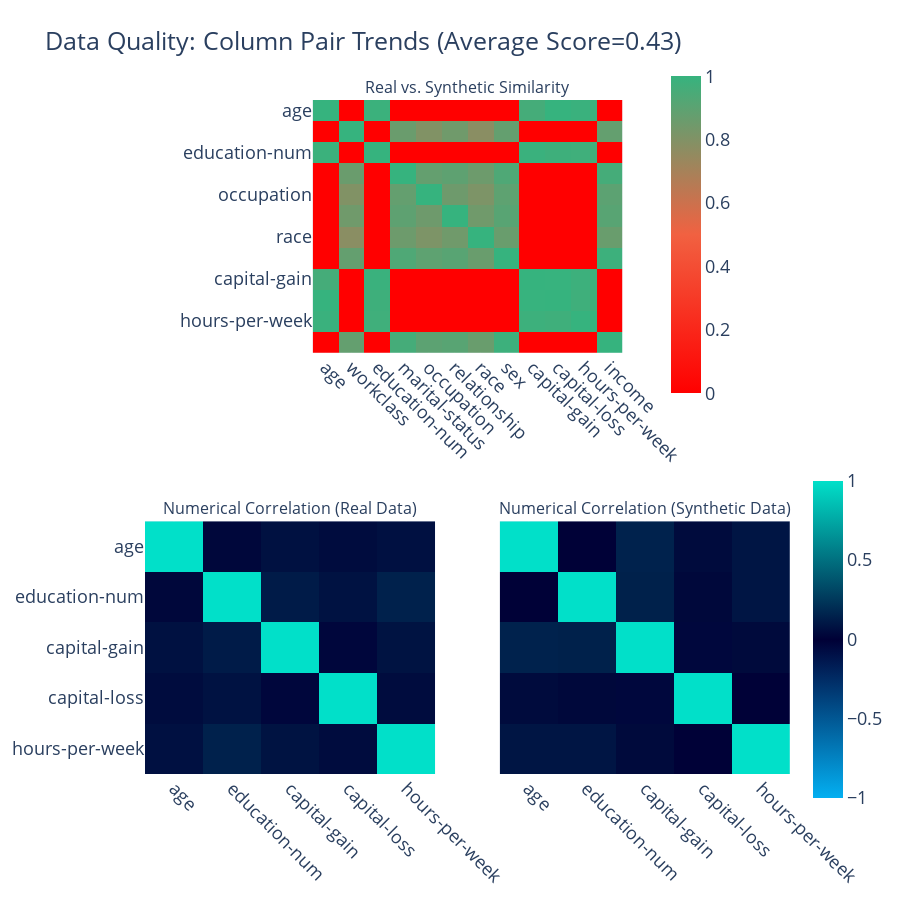

Here is the notebook cell this chart was saved with:
### Code cell
quality_report.get_visualization(property_name='Column Pair Trends').show(renderer='vscode')

### Figure 1 — Plotly figure (JSON) as saved in the notebook; plotly's stock layout.template omitted (floating-point values rounded to 4 significant figures; data arrays with more than 128 entries replaced by an {"elided": "..."} marker saying what was removed)
{"data": [{"coloraxis": "coloraxis", "hovertemplate": "<b>Column Pair</b><br>(%{x},%{y})<br><br>Similarity: %{z}<extra></extra>", "type": "heatmap", "x": ["age", "workclass", "education-num", "marital-status", "occupation", "relationship", "race", "sex", "capital-gain", "capital-loss", "hours-per-week", "income"], "xaxis": "x", "y": ["age", "workclass", "education-num", "marital-status", "occupation", "relationship", "race", "sex", "capital-gain", "capital-loss", "hours-per-week", "income"], "yaxis": "y", "z": {"elided": "12x12 float values"}}, {"coloraxis": "coloraxis2", "customdata": [[1, 0.004, 0.154, 0.05, 0.095], [0.004, 1, 0.146, 0.037, 0.094], [0.154, 0.146, 1, -0.039, 0.043], [0.05, 0.037, -0.039, 1, 0.004], [0.095, 0.094, 0.043, 0.004, 1]], "hovertemplate": "<b>Correlation</b><br>(%{x},%{y})<br><br>Synthetic: %{z}<br>(vs. Real: %{customdata})<extra></extra>", "type": "heatmap", "x": ["age", "education-num", "capital-gain", "capital-loss", "hours-per-week"], "xaxis": "x2", "y": ["age", "education-num", "capital-gain", "capital-loss", "hours-per-week"], "yaxis": "y2", "z": [[1, 0.032, 0.074, 0.053, 0.072], [0.032, 1, 0.122, 0.081, 0.147], [0.074, 0.122, 1, -0.032, 0.083], [0.053, 0.081, -0.032, 1, 0.052], [0.072, 0.147, 0.083, 0.052, 1]]}, {"coloraxis": "coloraxis2", "customdata": [[1, 0.032, 0.074, 0.053, 0.072], [0.032, 1, 0.122, 0.081, 0.147], [0.074, 0.122, 1, -0.032, 0.083], [0.053, 0.081, -0.032, 1, 0.052], [0.072, 0.147, 0.083, 0.052, 1]], "hovertemplate": "<b>Correlation</b><br>(%{x},%{y})<br><br>Synthetic: %{z}<br>(vs. Real: %{customdata})<extra></extra>", "type": "heatmap", "x": ["age", "education-num", "capital-gain", "capital-loss", "hours-per-week"], "xaxis": "x3", "y": ["age", "education-num", "capital-gain", "capital-loss", "hours-per-week"], "yaxis": "y3", "z": [[1, 0.004, 0.154, 0.05, 0.095], [0.004, 1, 0.146, 0.037, 0.094], [0.154, 0.146, 1, -0.039, 0.043], [0.05, 0.037, -0.039, 1, 0.004], [0.095, 0.094, 0.043, 0.004, 1]]}], "layout": {"annotations": [{"font": {"size": 16}, "showarrow": false, "text": "Real vs. Synthetic Similarity", "x": 0.5, "xanchor": "center", "xref": "paper", "y": 1, "yanchor": "bottom", "yref": "paper"}, {"font": {"size": 16}, "showarrow": false, "text": "Numerical Correlation (Real Data)", "x": 0.225, "xanchor": "center", "xref": "paper", "y": 0.375, "yanchor": "bottom", "yref": "paper"}, {"font": {"size": 16}, "showarrow": false, "text": "Numerical Correlation (Synthetic Data)", "x": 0.775, "xanchor": "center", "xref": "paper", "y": 0.375, "yanchor": "bottom", "yref": "paper"}], "coloraxis": {"cmax": 1, "cmin": 0, "colorbar": {"len": 0.5, "x": 0.8, "y": 0.8}, "colorscale": [[0, "#FF0000"], [0.5, "#F16141"], [1, "#36B37E"]]}, "coloraxis2": {"cmax": 1, "cmin": -1, "colorbar": {"len": 0.5, "y": 0.2}, "colorscale": [[0, "#03AFF1"], [0.5, "#000036"], [1, "#01E0C9"]]}, "font": {"size": 18}, "height": 900, "title": {"text": "Data Quality: Column Pair Trends (Average Score=0.43)"}, "width": 900, "xaxis": {"anchor": "y", "domain": [0.26, 0.74], "tickangle": 45}, "xaxis2": {"anchor": "y2", "domain": [0, 0.45], "tickangle": 45}, "xaxis3": {"anchor": "y3", "domain": [0.55, 1], "matches": "x2", "tickangle": 45}, "yaxis": {"anchor": "x", "autorange": "reversed", "domain": [0.625, 1]}, "yaxis2": {"anchor": "x2", "autorange": "reversed", "domain": [0, 0.375]}, "yaxis3": {"anchor": "x3", "autorange": "reversed", "domain": [0, 0.375], "matches": "y2", "visible": false}}}
